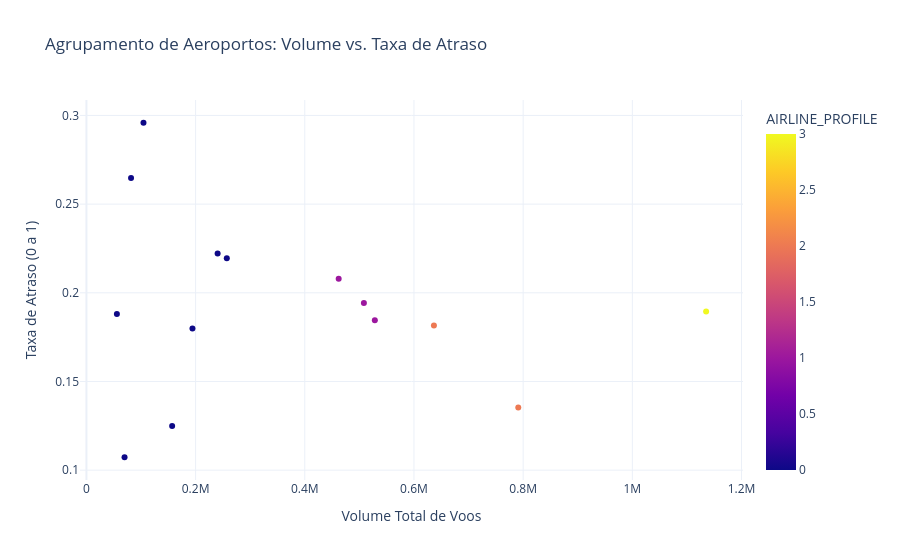

This figure's notebook cell:
### Code cell
df_airline_profile = df.groupby('AIRLINE_NAME').agg({
    'IS_DELAYED': ['mean', 'count']
}).reset_index()
df_airline_profile.columns = ['AIRLINE_NAME', 'DELAY_RATE', 'FLIGHT_VOLUME']

kmeans = KMeans(n_clusters=4, random_state=42)
df_airline_profile['AIRLINE_PROFILE'] = kmeans.fit_predict(df_airline_profile[['DELAY_RATE', 'FLIGHT_VOLUME']])

fig = px.scatter(
    df_airline_profile, 
    x='FLIGHT_VOLUME', 
    y='DELAY_RATE',
    color='AIRLINE_PROFILE',
    hover_name='AIRLINE_NAME',
    title='Agrupamento de Aeroportos: Volume vs. Taxa de Atraso',
    labels={'FLIGHT_VOLUME': 'Volume Total de Voos', 'DELAY_RATE': 'Taxa de Atraso (0 a 1)'},
    template='plotly_white',
    color_discrete_sequence=px.colors.qualitative.Safe
)

fig.show()

### Figure 1 — Plotly figure (JSON) as saved in the notebook; plotly's stock layout.template omitted (floating-point values rounded to 4 significant figures)
{"data": [{"hovertemplate": "<b>%{hovertext}</b><br><br>Volume Total de Voos=%{x}<br>Taxa de Atraso (0 a 1)=%{y}<br>AIRLINE_PROFILE=%{marker.color}<extra></extra>", "hovertext": ["Alaska Airlines Inc.", "American Airlines Inc.", "American Eagle Airlines Inc.", "Atlantic Southeast Airlines", "Delta Air Lines Inc.", "Frontier Airlines Inc.", "Hawaiian Airlines Inc.", "JetBlue Airways", "Skywest Airlines Inc.", "Southwest Airlines Co.", "Spirit Air Lines", "US Airways Inc.", "United Air Lines Inc.", "Virgin America"], "legendgroup": "", "marker": {"color": [0, 2, 0, 1, 2, 0, 0, 0, 1, 3, 0, 0, 1, 0], "coloraxis": "coloraxis", "symbol": "circle"}, "mode": "markers", "name": "", "orientation": "v", "showlegend": false, "type": "scatter", "x": [157025, 636554, 257130, 508288, 791067, 81715, 69815, 240304, 528328, 1135152, 104500, 194223, 462086, 55813], "xaxis": "x", "y": [0.1249, 0.1815, 0.2195, 0.1942, 0.1354, 0.2648, 0.1073, 0.2222, 0.1846, 0.1894, 0.2959, 0.1798, 0.2079, 0.1881], "yaxis": "y"}], "layout": {"coloraxis": {"colorbar": {"title": {"text": "AIRLINE_PROFILE"}}, "colorscale": [[0, "#0d0887"], [0.1111, "#46039f"], [0.2222, "#7201a8"], [0.3333, "#9c179e"], [0.4444, "#bd3786"], [0.5556, "#d8576b"], [0.6667, "#ed7953"], [0.7778, "#fb9f3a"], [0.8889, "#fdca26"], [1, "#f0f921"]]}, "legend": {"tracegroupgap": 0}, "title": {"text": "Agrupamento de Aeroportos: Volume vs. Taxa de Atraso"}, "xaxis": {"anchor": "y", "domain": [0, 1], "title": {"text": "Volume Total de Voos"}}, "yaxis": {"anchor": "x", "domain": [0, 1], "title": {"text": "Taxa de Atraso (0 a 1)"}}}}
